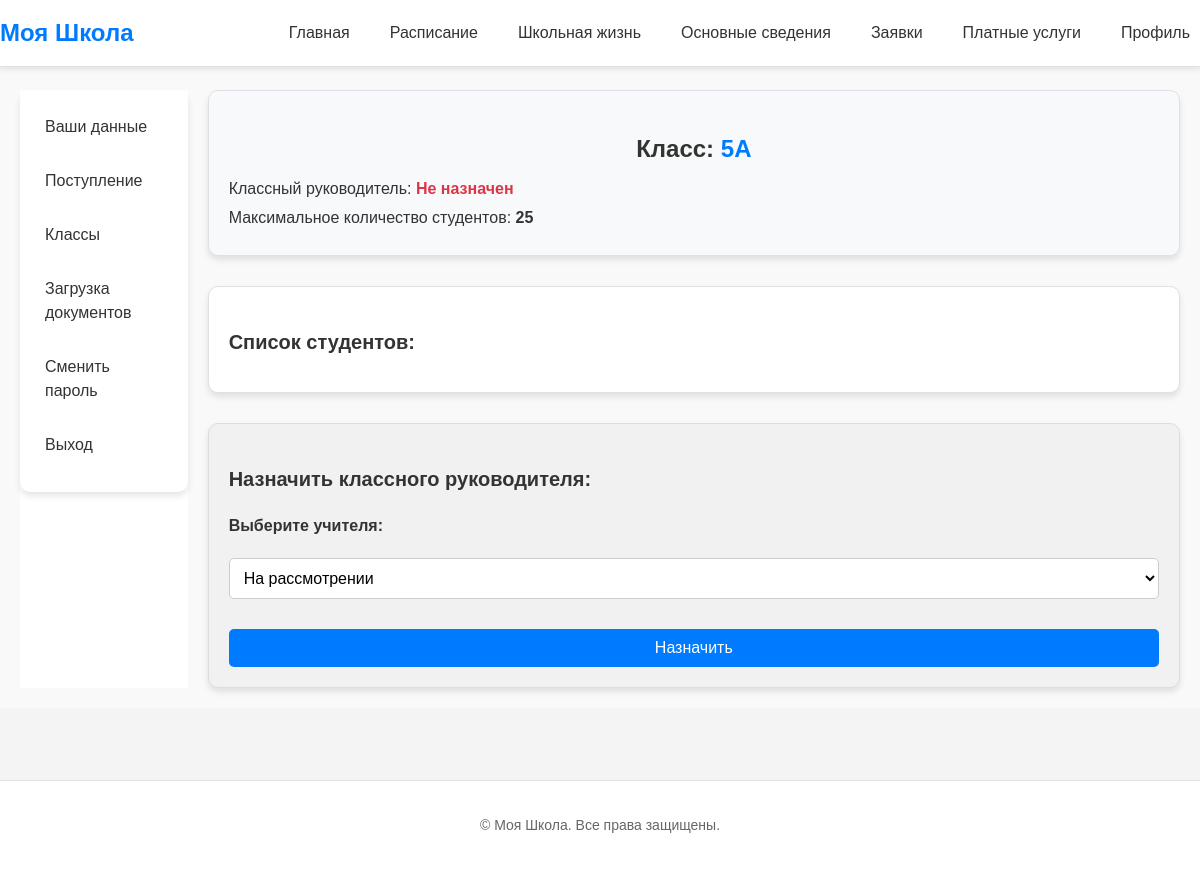
Page /profile/classroom/3/ (signed in) on the earlier database version.
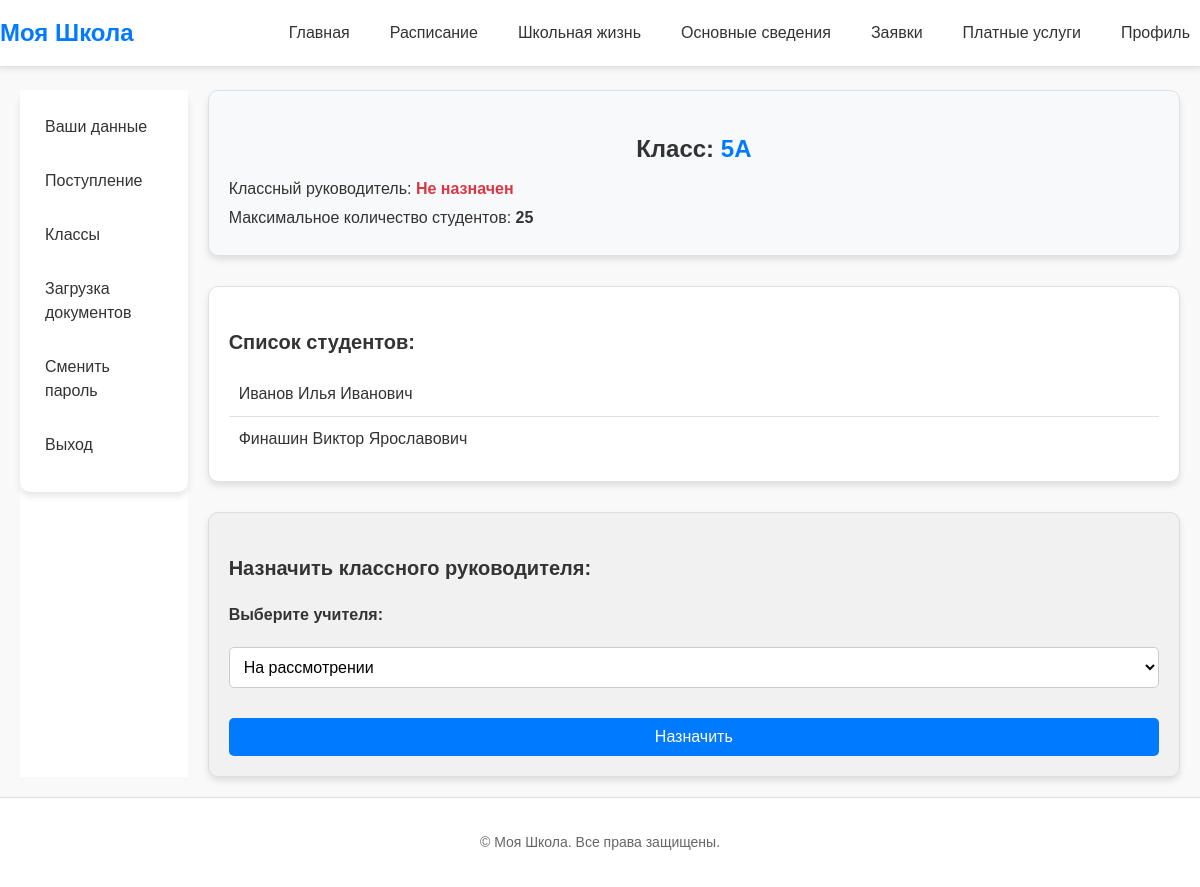
Same page on the later database version.
### school/models.py (models this page shows, shortened)
class Student(models.Model):
    user = models.ForeignKey(User, on_delete=models.CASCADE, related_name="student", null=True)
    last_name = models.CharField(max_length=255, verbose_name="Фамилия ученика", null=True)
    first_name = models.CharField(max_length=255, verbose_name="Имя ученика", null=True)
    patronymic = models.CharField(max_length=255, verbose_name="Отчество ученика", null=True)
    parent_email = models.EmailField(verbose_name="Email родителя или ученика", null=True)
    student_passport = models.CharField(max_length=50, verbose_name="Номер паспорт")
    student_id = models.CharField(max_length=50, verbose_name="ИН паспорта")
    address = models.TextField(verbose_name="Адрес", blank=True, null=True)
    classroom = models.ForeignKey('Class', on_delete=models.SET_NULL, verbose_name="Класс", null=True,
                                  related_name="students")

### school/views.py (the view)
# urls.py: path('profile/classroom/<int:class_id>/', views.classroom_detail, name='classroom_detail'),
@login_required
def classroom_detail(request, class_id):
    role = access_role(request)[1]
    classroom = get_object_or_404(Class, id=class_id)
    students = Student.objects.filter(classroom=classroom)
    teachers = Teacher.objects.all()
    if request.method == 'POST':
        teacher_id = request.POST.get('teacher')
        if teacher_id:
            teacher = Teacher.objects.get(id=teacher_id)
            classroom.teacher = teacher
            classroom.save()
    return render(request, 'profile/classroom_detail.html', {
        'classroom': classroom,
        'students': students,
        'teachers': teachers,
        'role': role
    })

### school/views.py (called while the page is built)
def access_role(request):
    if request.user.groups.filter(name='Teachers').exists():
        profile = Teacher.objects.get(user=request.user)
        role = 'Teacher'
    elif request.user.groups.filter(name='Directors').exists():
        profile = Teacher.objects.get(user=request.user)
        role = 'Director'
    elif request.user.groups.filter(name='Managements').exists():
        profile = Teacher.objects.get(user=request.user)
        role = 'Management'
    elif request.user.groups.filter(name='Students').exists():
        profile = Student.objects.get(user=request.user)
        role = 'Student'
    else:
        profile = AdmissionRequest.objects.get(user=request.user)
        role = 'Guest'
    return profile, role

### templates/profile/classroom_detail.html (shortened to what this page needs)
{% extends 'index.html' %}
{% load static %}
{% block extra_css %}
<link rel="stylesheet" href="{% static 'css/profile.css' %}">
{% endblock %}
{% block content %}
    <div class="profile-container">
        {% include 'profile/profile_menu.html' %}
        <div class="classroom-content-detail">
            <div class="class-card">
                <h2>Класс: <span class="class-name">{{ classroom.name }}</span></h2>
                <p>Классный руководитель:
                    {% if classroom.teacher %}
                        {{ classroom.teacher.last_name }} {{ classroom.teacher.first_name }} {{ classroom.teacher.patronymic }}
                    {% else %}
                        <span class="no-teacher">Не назначен</span>
                    {% endif %}
                </p>
                <p>Максимальное количество студентов: <strong>{{ classroom.max_students }}</strong></p>
            </div>
            <div class="students-list">
                <h3>Список студентов:</h3>
                <ul>
                    {% for student in students %}
                        <li>{{ student.last_name }} {{ student.first_name }} {{ student.patronymic }}</li>
                    {% endfor %}
                </ul>
            </div>
            <div class="assign-teacher-form">
                <h3>Назначить классного руководителя:</h3>
                <form method="post">
                    <label for="teacher">Выберите учителя:</label>
                    <select name="teacher" id="teacher">
                        <option value="pending">На рассмотрении</option>
                    </select>
                    <button type="submit">Назначить</button>
                </form>
            </div>
        </div>
    </div>
{% endblock %}

Differences in the rows shown:
now on this page (row edited): Student: last_name "Иванов", first_name "Илья", patronymic "Иванович"
now on this page (row edited): Student: last_name "Финашин", first_name "Виктор", patronymic "Ярославович"
